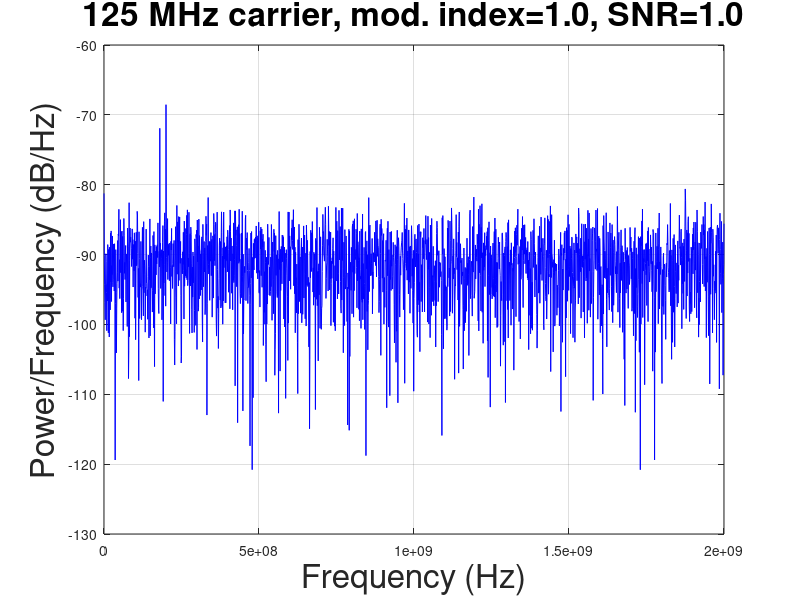

Here is the MATLAB script that generated this plot:
%Create a simulated output of red-shifted and blue-shifted frequency trains for a CRES experiment.

rng default           % random number generator

f_c = 1.0e8;         % BASEBAND (post-downmixing) cyclotron frequency (Hz)
f_a = 0.9e8;          % axial oscillation frequency (Hz)
mod_ind = 1.0;        % modulation index
SNR = 1.00;           % simulated average signal-to-noise power ratio
A_r = 1.0;            % red-shifted signal amplitude
A_b = 1.0;            % blue-shifted signal amplitude
phi_r = 0.5;          % red-shifted initial phase
phi_b = 0.5;          % blue-shifted initial phase
Fs = 4E9;             % sample frequency, Hz
T = 1.0E-06;          % total time, seconds 

t = 0:1/Fs:T-1/Fs;    % time array from 0 to T in increments of 1/Fs
noise = randn(size(t));
S_r = A_r * (SNR)^0.5 * sin(6.28*f_c*t - mod_ind*sin(6.28*f_a*t) + phi_r) + noise;
noise = randn(size(t));
S_b = A_b * (SNR)^0.5 * sin(6.28*f_c*t + mod_ind*sin(6.28*f_a*t) + phi_b) + noise;

N = Fs*T;              % total # of samples
for k=1:N
  Prod(k) = S_r(k) * S_b(k);
end

red_dft = fft(S_r);    %take the discrete-time Fourier transform of the red-shifted channel
red_dft = red_dft(1:N/2+1);
psd_red = (1/(Fs*N)) * abs(red_dft).^2;
psd_red(2:end-1) = 2*psd_red(2:end-1);

prod_dft = fft(Prod);  %take the discrete-time Fourier transform of the product
prod_dft = prod_dft(1:N/2+1);
psd_prod = (1/(Fs*N)) * abs(prod_dft).^2;
psd_prod(2:end-1) = 2*psd_prod(2:end-1);

freq = 0:Fs/N:Fs/2;
figure
%plot(freq,10*log10(psd_red), 'Color','red')
plot(freq,10*log10(psd_prod), 'Color','blue')
grid on
fontSize = 36;
title('125 MHz carrier, mod. index=1.0, SNR=1.0','FontSize',24)
xlabel('Frequency (Hz)','FontSize',24)
ylabel('Power/Frequency (dB/Hz)','FontSize',24)
